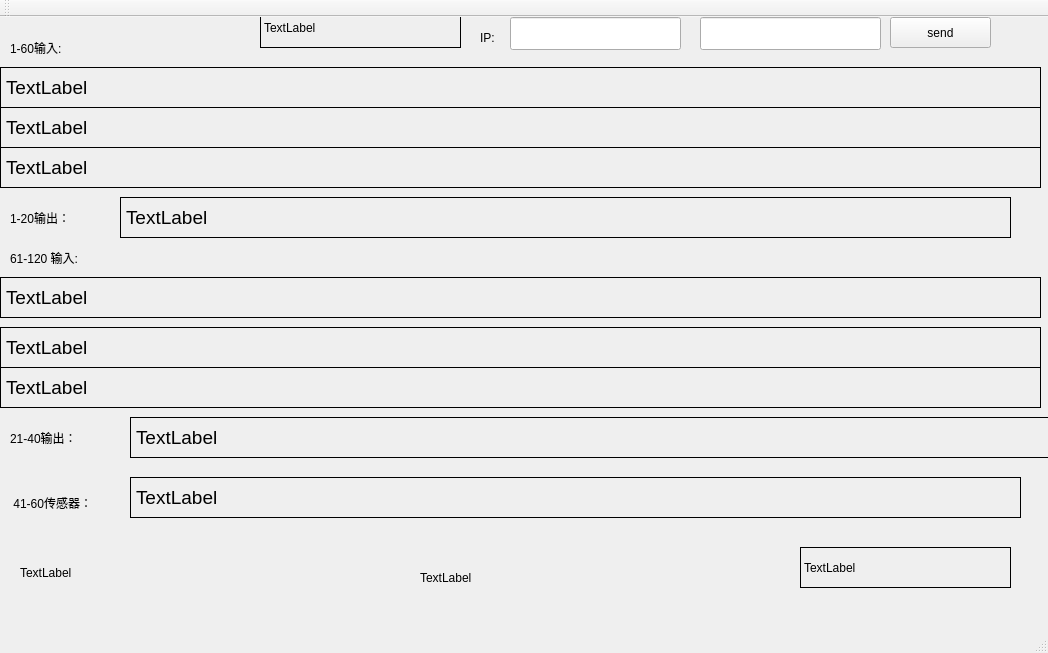
<?xml version="1.0" encoding="UTF-8"?>
<ui version="4.0">
 <class>MainWindow</class>
 <widget class="QMainWindow" name="MainWindow">
  <property name="geometry">
   <rect>
    <x>0</x>
    <y>0</y>
    <width>1048</width>
    <height>653</height>
   </rect>
  </property>
  <property name="windowTitle">
   <string>MainWindow</string>
  </property>
  <widget class="QWidget" name="centralWidget">
   <widget class="QLabel" name="label">
    <property name="geometry">
     <rect>
      <x>260</x>
      <y>-10</y>
      <width>201</width>
      <height>41</height>
     </rect>
    </property>
    <property name="frameShape">
     <enum>QFrame::Box</enum>
    </property>
    <property name="text">
     <string>TextLabel</string>
    </property>
   </widget>
   <widget class="QPushButton" name="pushButton">
    <property name="geometry">
     <rect>
      <x>890</x>
      <y>0</y>
      <width>101</width>
      <height>31</height>
     </rect>
    </property>
    <property name="text">
     <string>send</string>
    </property>
   </widget>
   <widget class="QLineEdit" name="lineEdit">
    <property name="geometry">
     <rect>
      <x>700</x>
      <y>0</y>
      <width>181</width>
      <height>33</height>
     </rect>
    </property>
   </widget>
   <widget class="QLineEdit" name="lineEdit_IP">
    <property name="geometry">
     <rect>
      <x>510</x>
      <y>0</y>
      <width>171</width>
      <height>33</height>
     </rect>
    </property>
   </widget>
   <widget class="QLabel" name="label_3">
    <property name="geometry">
     <rect>
      <x>480</x>
      <y>10</y>
      <width>41</width>
      <height>21</height>
     </rect>
    </property>
    <property name="text">
     <string>IP:</string>
    </property>
   </widget>
   <widget class="QLabel" name="label_5">
    <property name="geometry">
     <rect>
      <x>130</x>
      <y>460</y>
      <width>891</width>
      <height>41</height>
     </rect>
    </property>
    <property name="font">
     <font>
      <pointsize>14</pointsize>
     </font>
    </property>
    <property name="frameShape">
     <enum>QFrame::Box</enum>
    </property>
    <property name="text">
     <string>TextLabel</string>
    </property>
   </widget>
   <widget class="QLabel" name="label_8">
    <property name="geometry">
     <rect>
      <x>0</x>
      <y>50</y>
      <width>1041</width>
      <height>41</height>
     </rect>
    </property>
    <property name="font">
     <font>
      <pointsize>14</pointsize>
     </font>
    </property>
    <property name="frameShape">
     <enum>QFrame::Box</enum>
    </property>
    <property name="text">
     <string>TextLabel</string>
    </property>
   </widget>
   <widget class="QLabel" name="label_9">
    <property name="geometry">
     <rect>
      <x>0</x>
      <y>90</y>
      <width>1041</width>
      <height>41</height>
     </rect>
    </property>
    <property name="font">
     <font>
      <pointsize>14</pointsize>
     </font>
    </property>
    <property name="frameShape">
     <enum>QFrame::Box</enum>
    </property>
    <property name="text">
     <string>TextLabel</string>
    </property>
   </widget>
   <widget class="QLabel" name="label_10">
    <property name="geometry">
     <rect>
      <x>0</x>
      <y>130</y>
      <width>1041</width>
      <height>41</height>
     </rect>
    </property>
    <property name="font">
     <font>
      <pointsize>14</pointsize>
     </font>
    </property>
    <property name="frameShape">
     <enum>QFrame::Box</enum>
    </property>
    <property name="text">
     <string>TextLabel</string>
    </property>
   </widget>
   <widget class="QLabel" name="label_11">
    <property name="geometry">
     <rect>
      <x>120</x>
      <y>180</y>
      <width>891</width>
      <height>41</height>
     </rect>
    </property>
    <property name="font">
     <font>
      <pointsize>14</pointsize>
     </font>
    </property>
    <property name="frameShape">
     <enum>QFrame::Box</enum>
    </property>
    <property name="text">
     <string>TextLabel</string>
    </property>
   </widget>
   <widget class="QLabel" name="label_12">
    <property name="geometry">
     <rect>
      <x>0</x>
      <y>260</y>
      <width>1041</width>
      <height>41</height>
     </rect>
    </property>
    <property name="font">
     <font>
      <pointsize>14</pointsize>
     </font>
    </property>
    <property name="frameShape">
     <enum>QFrame::Box</enum>
    </property>
    <property name="text">
     <string>TextLabel</string>
    </property>
   </widget>
   <widget class="QLabel" name="label_13">
    <property name="geometry">
     <rect>
      <x>0</x>
      <y>310</y>
      <width>1041</width>
      <height>41</height>
     </rect>
    </property>
    <property name="font">
     <font>
      <pointsize>14</pointsize>
     </font>
    </property>
    <property name="frameShape">
     <enum>QFrame::Box</enum>
    </property>
    <property name="text">
     <string>TextLabel</string>
    </property>
   </widget>
   <widget class="QLabel" name="label_14">
    <property name="geometry">
     <rect>
      <x>0</x>
      <y>350</y>
      <width>1041</width>
      <height>41</height>
     </rect>
    </property>
    <property name="font">
     <font>
      <pointsize>14</pointsize>
     </font>
    </property>
    <property name="frameShape">
     <enum>QFrame::Box</enum>
    </property>
    <property name="text">
     <string>TextLabel</string>
    </property>
   </widget>
   <widget class="QLabel" name="label_15">
    <property name="geometry">
     <rect>
      <x>130</x>
      <y>400</y>
      <width>921</width>
      <height>41</height>
     </rect>
    </property>
    <property name="font">
     <font>
      <pointsize>14</pointsize>
     </font>
    </property>
    <property name="frameShape">
     <enum>QFrame::Box</enum>
    </property>
    <property name="text">
     <string>TextLabel</string>
    </property>
   </widget>
   <widget class="QLabel" name="label_4">
    <property name="geometry">
     <rect>
      <x>800</x>
      <y>530</y>
      <width>211</width>
      <height>41</height>
     </rect>
    </property>
    <property name="font">
     <font>
      <weight>50</weight>
      <bold>false</bold>
     </font>
    </property>
    <property name="frameShape">
     <enum>QFrame::Box</enum>
    </property>
    <property name="text">
     <string>TextLabel</string>
    </property>
   </widget>
   <widget class="QLabel" name="label_2">
    <property name="geometry">
     <rect>
      <x>420</x>
      <y>540</y>
      <width>471</width>
      <height>41</height>
     </rect>
    </property>
    <property name="text">
     <string>TextLabel</string>
    </property>
   </widget>
   <widget class="QLabel" name="label_6">
    <property name="geometry">
     <rect>
      <x>20</x>
      <y>540</y>
      <width>321</width>
      <height>31</height>
     </rect>
    </property>
    <property name="text">
     <string>TextLabel</string>
    </property>
   </widget>
   <widget class="QLabel" name="label_7">
    <property name="geometry">
     <rect>
      <x>10</x>
      <y>10</y>
      <width>151</width>
      <height>41</height>
     </rect>
    </property>
    <property name="text">
     <string>1-60输入:</string>
    </property>
   </widget>
   <widget class="QLabel" name="label_16">
    <property name="geometry">
     <rect>
      <x>10</x>
      <y>180</y>
      <width>101</width>
      <height>41</height>
     </rect>
    </property>
    <property name="text">
     <string>1-20输出：</string>
    </property>
   </widget>
   <widget class="QLabel" name="label_17">
    <property name="geometry">
     <rect>
      <x>10</x>
      <y>230</y>
      <width>111</width>
      <height>21</height>
     </rect>
    </property>
    <property name="text">
     <string>61-120 输入:</string>
    </property>
   </widget>
   <widget class="QLabel" name="label_18">
    <property name="geometry">
     <rect>
      <x>10</x>
      <y>400</y>
      <width>101</width>
      <height>41</height>
     </rect>
    </property>
    <property name="text">
     <string>21-40输出：</string>
    </property>
   </widget>
   <widget class="QLabel" name="label_19">
    <property name="geometry">
     <rect>
      <x>10</x>
      <y>460</y>
      <width>111</width>
      <height>51</height>
     </rect>
    </property>
    <property name="text">
     <string> 41-60传感器：</string>
    </property>
   </widget>
  </widget>
  <widget class="QMenuBar" name="menuBar">
   <property name="geometry">
    <rect>
     <x>0</x>
     <y>0</y>
     <width>1048</width>
     <height>27</height>
    </rect>
   </property>
  </widget>
  <widget class="QToolBar" name="mainToolBar">
   <attribute name="toolBarArea">
    <enum>TopToolBarArea</enum>
   </attribute>
   <attribute name="toolBarBreak">
    <bool>false</bool>
   </attribute>
  </widget>
  <widget class="QStatusBar" name="statusBar"/>
 </widget>
 <layoutdefault spacing="6" margin="11"/>
 <resources/>
 <connections/>
</ui>
